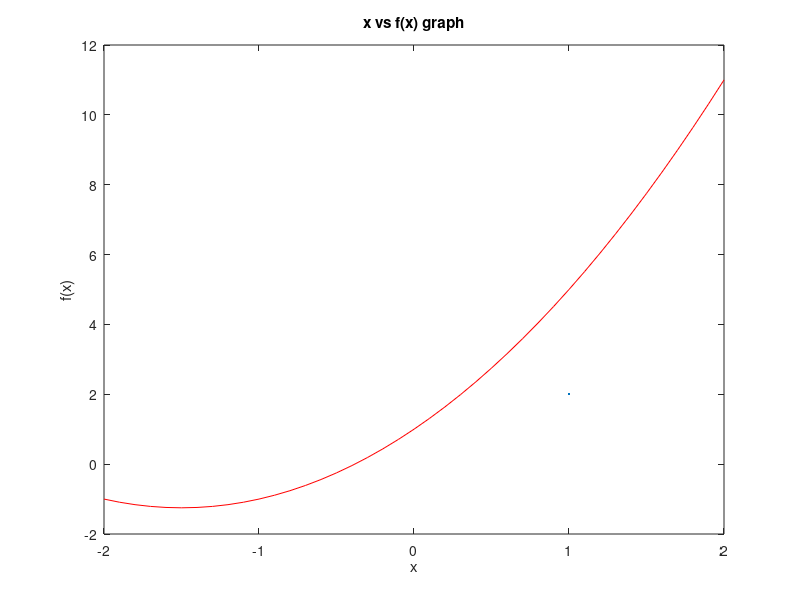

Write MATLAB code to recreate this figure.
f = @(x) x.^2 + 3*x +1;
x = -2:0.1:2;
y=f(x);
plot(x,y,'r',linewidth=2);
xlabel('x');
ylabel('f(x)');
title('x vs f(x) graph');